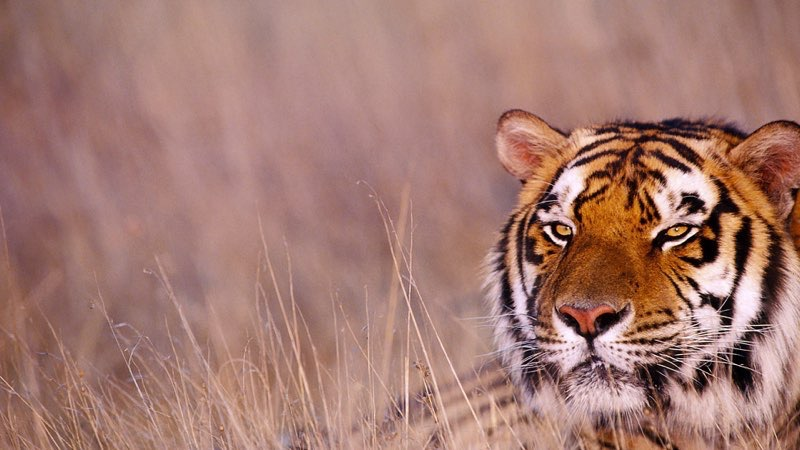
#> input picture input.jpg, 800 x 450 px, found by its file name
$ jupyter execute 'Non-Affine Image Transformations.ipynb'
#> lines starting #> are read from the running program, lines starting #| are printed output that depends on the picture
[cell 1]
import cv2
import numpy as np
import matplotlib.pyplot as plt

[cell 2]
image = cv2.imread('C:\\Users\\Zahid\\Desktop\\Deep Learning\\openCVtutorials\\input.jpg')
#> image is the input picture: shape (450, 800, 3); mean B, G, R 113.3, 122.1, 163.8

cv2.imshow('Original' , image)
cv2.waitKey()

#Coordinated of the 4 corners of the original image that need to be skewed and aligned
points_A = np.float32([[320,14] , [70,213] , [53,134] , [24,42]])

points_B = np.float32([[0,0] , [23,145] , [0,504], [56,425]])

M = cv2.getPerspectiveTransform(points_A , points_B) #Transform Matrix

warpped = cv2.warpPerspective(image , M , (420 , 504)) #Final size of image
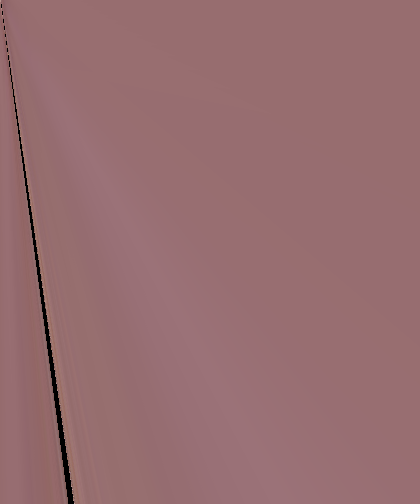
#> warpped: shape (504, 420, 3); mean B, G, R 112, 109, 150.3

cv2.imshow("Warpped Image" , warpped)
cv2.waitKey()
